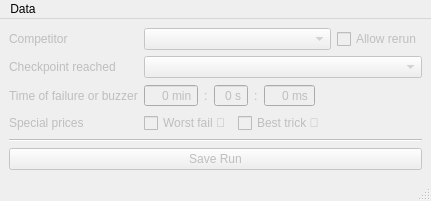
<?xml version="1.0" encoding="UTF-8"?>
<ui version="4.0">
 <class>NCM_WIN_ResultEntering_Stage</class>
 <widget class="QMainWindow" name="NCM_WIN_ResultEntering_Stage">
  <property name="geometry">
   <rect>
    <x>0</x>
    <y>0</y>
    <width>416</width>
    <height>197</height>
   </rect>
  </property>
  <property name="windowTitle">
   <string>MainWindow</string>
  </property>
  <widget class="QWidget" name="centralwidget">
   <property name="enabled">
    <bool>false</bool>
   </property>
   <layout class="QGridLayout" name="gridLayout">
    <item row="2" column="0">
     <widget class="QLabel" name="label_3">
      <property name="text">
       <string>Time of failure or buzzer</string>
      </property>
     </widget>
    </item>
    <item row="1" column="0">
     <widget class="QLabel" name="label_2">
      <property name="text">
       <string>Checkpoint reached</string>
      </property>
     </widget>
    </item>
    <item row="3" column="2">
     <widget class="QCheckBox" name="checkBox_BestTrick">
      <property name="text">
       <string>Best trick 🤙</string>
      </property>
     </widget>
    </item>
    <item row="0" column="0">
     <widget class="QLabel" name="label">
      <property name="text">
       <string>Competitor</string>
      </property>
     </widget>
    </item>
    <item row="3" column="1">
     <widget class="QCheckBox" name="checkBox_WorstFail">
      <property name="text">
       <string>Worst fail 💩</string>
      </property>
     </widget>
    </item>
    <item row="3" column="0">
     <widget class="QLabel" name="label_4">
      <property name="text">
       <string>Special prices</string>
      </property>
     </widget>
    </item>
    <item row="1" column="1" colspan="4">
     <widget class="QComboBox" name="comboBox_Checkpoint"/>
    </item>
    <item row="2" column="1" colspan="4">
     <layout class="QGridLayout" name="gridLayout_2">
      <item row="0" column="5">
       <spacer name="horizontalSpacer_2">
        <property name="orientation">
         <enum>Qt::Horizontal</enum>
        </property>
        <property name="sizeHint" stdset="0">
         <size>
          <width>40</width>
          <height>20</height>
         </size>
        </property>
       </spacer>
      </item>
      <item row="0" column="2">
       <widget class="QSpinBox" name="spinBox_s">
        <property name="alignment">
         <set>Qt::AlignRight|Qt::AlignTrailing|Qt::AlignVCenter</set>
        </property>
        <property name="buttonSymbols">
         <enum>QAbstractSpinBox::NoButtons</enum>
        </property>
        <property name="suffix">
         <string> s</string>
        </property>
        <property name="maximum">
         <number>59</number>
        </property>
       </widget>
      </item>
      <item row="0" column="1">
       <widget class="QLabel" name="label_5">
        <property name="text">
         <string>:</string>
        </property>
       </widget>
      </item>
      <item row="0" column="4">
       <widget class="QSpinBox" name="spinBox_ms">
        <property name="alignment">
         <set>Qt::AlignRight|Qt::AlignTrailing|Qt::AlignVCenter</set>
        </property>
        <property name="buttonSymbols">
         <enum>QAbstractSpinBox::NoButtons</enum>
        </property>
        <property name="suffix">
         <string> ms</string>
        </property>
        <property name="maximum">
         <number>999</number>
        </property>
       </widget>
      </item>
      <item row="0" column="0">
       <widget class="QSpinBox" name="spinBox_min">
        <property name="alignment">
         <set>Qt::AlignRight|Qt::AlignTrailing|Qt::AlignVCenter</set>
        </property>
        <property name="buttonSymbols">
         <enum>QAbstractSpinBox::NoButtons</enum>
        </property>
        <property name="suffix">
         <string> min</string>
        </property>
        <property name="maximum">
         <number>999</number>
        </property>
       </widget>
      </item>
      <item row="0" column="3">
       <widget class="QLabel" name="label_6">
        <property name="text">
         <string>:</string>
        </property>
       </widget>
      </item>
     </layout>
    </item>
    <item row="3" column="3" colspan="2">
     <spacer name="horizontalSpacer">
      <property name="orientation">
       <enum>Qt::Horizontal</enum>
      </property>
      <property name="sizeHint" stdset="0">
       <size>
        <width>40</width>
        <height>20</height>
       </size>
      </property>
     </spacer>
    </item>
    <item row="5" column="0" colspan="5">
     <widget class="Line" name="line">
      <property name="orientation">
       <enum>Qt::Horizontal</enum>
      </property>
     </widget>
    </item>
    <item row="6" column="0" colspan="5">
     <widget class="QPushButton" name="pushButton_SaveRun">
      <property name="text">
       <string>Save Run</string>
      </property>
     </widget>
    </item>
    <item row="0" column="1" colspan="3">
     <widget class="QComboBox" name="comboBox_Competitor"/>
    </item>
    <item row="0" column="4">
     <widget class="QCheckBox" name="checkBox_Rerun">
      <property name="text">
       <string>Allow rerun</string>
      </property>
     </widget>
    </item>
   </layout>
  </widget>
  <widget class="QMenuBar" name="menubar">
   <property name="geometry">
    <rect>
     <x>0</x>
     <y>0</y>
     <width>416</width>
     <height>21</height>
    </rect>
   </property>
   <widget class="QMenu" name="menuData">
    <property name="title">
     <string>Data</string>
    </property>
    <addaction name="actionData_Dialog"/>
    <addaction name="actionreload_competitors_and_runs"/>
   </widget>
   <addaction name="menuData"/>
  </widget>
  <widget class="QStatusBar" name="statusbar"/>
  <action name="actionData_Dialog">
   <property name="text">
    <string>Data Dialog</string>
   </property>
  </action>
  <action name="actionreload_competitors_and_runs">
   <property name="text">
    <string>reload competitors and runs</string>
   </property>
  </action>
 </widget>
 <resources/>
 <connections/>
</ui>
